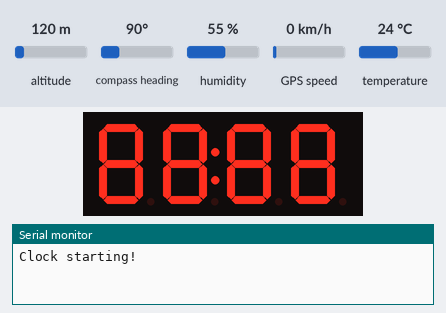
A sketch run on a simulated Arduino Uno, built with avr-gcc and run on an emulated ATmega328P. Parts: 4-digit seven-segment display, the last lines printed to the serial monitor. The inputs (shaded band) are chosen by the test bench; at power-on: altitude 120 m, compass heading 90°, humidity 55 %, GPS speed 0 km/h, temperature 24 °C. The local clock reads 2024-03-15 10:24:30 at power-on unless the sketch sets it; the GPS gets a fix after 3 s at 37.7749, -122.4194 with 8 satellites.

Above: at 0.1 s.
At 1.1 s:
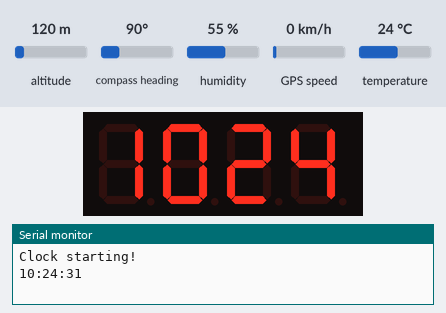
At 40.2 s:
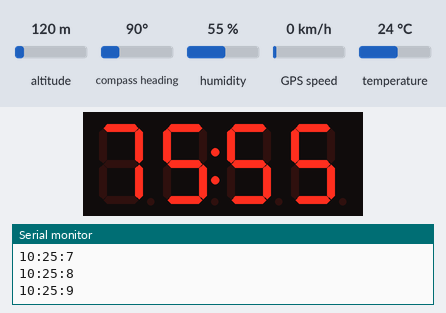
At 65.3 s:
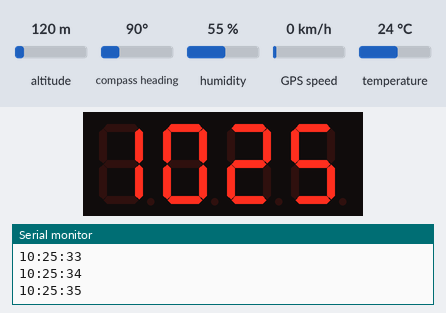
At 128.6 s:
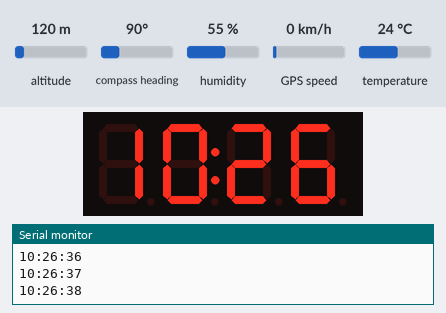

The sketch:

gpsclock.ino
```cpp
#include <SoftwareSerial.h>
#include <Wire.h>
#include <Time.h>
#include <Timezone.h>
#include "Adafruit_LEDBackpack.h"
#include "Adafruit_GFX.h"
#include "Adafruit_GPS.h"
#include <Adafruit_SHT31.h>

// Set to false to display time in 12 hour format, or true to use 24 hour:
#define TIME_24_HOUR      false

// Timezone rules.  Select yours from the following.  If you need space, comment out the rest.
// Atlantic
TimeChangeRule aDST = { "ADT", Second, Sun, Mar, 2, -180 };  // UTC - 3 hrs.
TimeChangeRule aSTD = { "AST", First, Sun, Nov, 2, -240 };   // UTC - 4 hrs.
// Eastern
TimeChangeRule eDST = { "EDT", Second, Sun, Mar, 2, -240 };  // UTC - 4 hrs.
TimeChangeRule eSTD = { "EST", First, Sun, Nov, 2, -300 };   // UTC - 5 hrs.
// Central
TimeChangeRule cDST = { "CDT", Second, Sun, Mar, 2, -300 };  // UTC - 5 hrs.
TimeChangeRule cSTD = { "CST", First, Sun, Nov, 2, -360 };   // UTC - 6 hrs.
// Mountain
TimeChangeRule mDST = { "MDT", Second, Sun, Mar, 2, -360 };  // UTC - 6 hrs.
TimeChangeRule mSTD = { "MST", First, Sun, Nov, 2, -420 };   // UTC - 7 hrs.
// Arizona - Does not observe daylight time
TimeChangeRule azDST = { "MST", Second, Sun, Mar, 2, -420 };  // UTC - 7 hrs.
TimeChangeRule azSTD = { "MST", First, Sun, Nov, 2, -420 };   // UTC - 7 hrs.
// Pacific
TimeChangeRule pDST = { "PDT", Second, Sun, Mar, 2, -420 };  // UTC - 7 hrs.
TimeChangeRule pSTD = { "PST", First, Sun, Nov, 2, -480 };   // UTC - 8 hrs.
// Alaska
TimeChangeRule akDST = { "AKDT", Second, Sun, Mar, 2, -480 }; // UTC - 8 hrs.
TimeChangeRule akSTD = { "AKST", First, Sun, Nov, 2, -540 };  // UTC - 9 hrs.
// Hawaii-Aleution
TimeChangeRule haDST = { "HADT", Second, Sun, Mar, 2, -540 }; // UTC - 9 hrs.
TimeChangeRule haSTD = { "HAST", First, Sun, Nov, 2, -600 };  // UTC - 10 hrs.
// Hawaii - Does not observe daylight time
TimeChangeRule hiDST = { "HDT", Second, Sun, Mar, 2, -600 };  // UTC - 10 hrs.
TimeChangeRule hiSTD = { "HST", First, Sun, Nov, 2, -600 };   // UTC - 10 hrs.

// Set to Eastern Time Zone
TimeChangeRule myDST = eDST;
TimeChangeRule mySTD = eSTD;
Timezone myTZ(myDST, mySTD);

TimeChangeRule *tcr;        //pointer to the time change rule, used to get TZ abbrev
time_t utc, local;          // Universal and local time in time_t format

// I2C address of the display.  Stick with the default address of 0x70
// unless you've changed the address jumpers on the back of the display.
#define DISPLAY_ADDRESS   0x70

// Create display and GPS objects.  These are global variables that
// can be accessed from both the setup and loop function below.
Adafruit_7segment clockDisplay = Adafruit_7segment();

// GPS breakout/shield will use a
// software serial connection with
// TX = pin 8 and RX = pin 7.
SoftwareSerial gpsSerial(8, 7);
Adafruit_GPS gps(&gpsSerial);

// Temperature and Humidity Sensor
Adafruit_SHT31 sht31 = Adafruit_SHT31();

int displayValue = 8888;
int tmpsec, lastsec = 0;
int temp, humid = 0;

void setup() {
  // Setup function runs once at startup to initialize the display and GPS.

  // Setup Serial port to print debug output.
  Serial.begin(115200);
  Serial.println("Clock starting!");

  // Setup the display.
  clockDisplay.begin(DISPLAY_ADDRESS);
  clockDisplay.setBrightness(0);

  sht31.begin();

  // Setup the GPS using a 9600 baud connection (the default for most
  // GPS modules).
  gps.begin(9600);

  // Configure GPS to onlu output minimum data (location, time, fix).
  gps.sendCommand(PMTK_SET_NMEA_OUTPUT_RMCONLY);

  // Use a 1 hz, once a second, update rate.
  gps.sendCommand(PMTK_SET_NMEA_UPDATE_1HZ);

  // Turn all segments on if no gps fix
  clockDisplay.print(8888, DEC);
  clockDisplay.writeDigitNum(2, 0);
  clockDisplay.writeDisplay();

  temp = (int)(sht31.readTemperature() * 1.8) + 32.5;
  humid = (int)(sht31.readHumidity() + 0.5);

  enableGPSInterrupt();

  while (!gps.newNMEAreceived()) { }
  while (!gps.parse(gps.lastNMEA())) { }
  setTime(gps.hour, gps.minute, gps.seconds, gps.day, gps.month, gps.year);
}

void loop() {
  // Loop function runs over and over again to implement the clock logic.

  // Check if GPS has new data and parse it.
  if (gps.newNMEAreceived()) {
    //Serial.println("NMEA received");
    if (gps.parse(gps.lastNMEA())) {
      // Set the Arduino software RTC
      setTime(gps.hour, gps.minute, gps.seconds, gps.day, gps.month, gps.year);
      //Serial.println("RTC Updated");
    }
  }

  utc = now();
  local = myTZ.toLocal(utc, &tcr);
  tmpsec = second(local);

  // Display Temp and Rel Humid
  if ((tmpsec >= 10 and tmpsec <= 15) or (tmpsec >= 40 and tmpsec <= 45)) {
    clockDisplay.print((temp * 100) + humid, DEC);
  }
  else {
    // Show the time on the display by turning it into a numeric
    // value, like 3:30 turns into 330, by multiplying the hour by
    // 100 and then adding the minutes.
    if (TIME_24_HOUR) {
      displayValue = hour(local) * 100 + minute(local);
    } else {
      displayValue = hourFormat12(local) * 100 + minute(local);
    }

    // Now print the time value to the display.
    clockDisplay.print(displayValue, DEC);

    if (lastsec != tmpsec) {
      lastsec = tmpsec;
      Serial.print(hour(local));
      Serial.print(":");
      Serial.print(minute(local));
      Serial.print(":");
      Serial.println(second(local));
    }

    // 0 pad for 24 hr
    if (TIME_24_HOUR && hour(local) == 0) {
      clockDisplay.writeDigitNum(1, 0);
      if (minute(local) < 10)
        clockDisplay.writeDigitNum(3, 0);
    }
  }

  // Blink the colon by turning it on every even second and off
  // every odd second.  The modulus operator is very handy here to
  // check if a value is even (modulus 2 equals 0) or odd (modulus 2
  // equals 1).
  clockDisplay.drawColon(tmpsec % 2 == 0);

  // Now push out to the display the new values that were set above.
  clockDisplay.writeDisplay();

  if (tmpsec % 30 == 0) {
    temp = (int)(sht31.readTemperature() * 1.8) + 32.5;
    humid = (int)(sht31.readHumidity() + 0.5);
    Serial.println("Temp/Humid updated");
  }

  // Loop code is finished, it will jump back to the start of the loop
  // function again! Don't add any delays because the parsing needs to
  // happen all the time!
}

SIGNAL(TIMER0_COMPA_vect) {
  // Use a timer interrupt once a millisecond to check for new GPS data.
  // This piggybacks on Arduino's internal clock timer for the millis()
  // function.
  gps.read();
}

void enableGPSInterrupt() {
  // Function to enable the timer interrupt that will parse GPS data.
  // Timer0 is already used for millis() - we'll just interrupt somewhere
  // in the middle and call the "Compare A" function above
  OCR0A = 0xAF;
  TIMSK0 |= _BV(OCIE0A);
}
```
